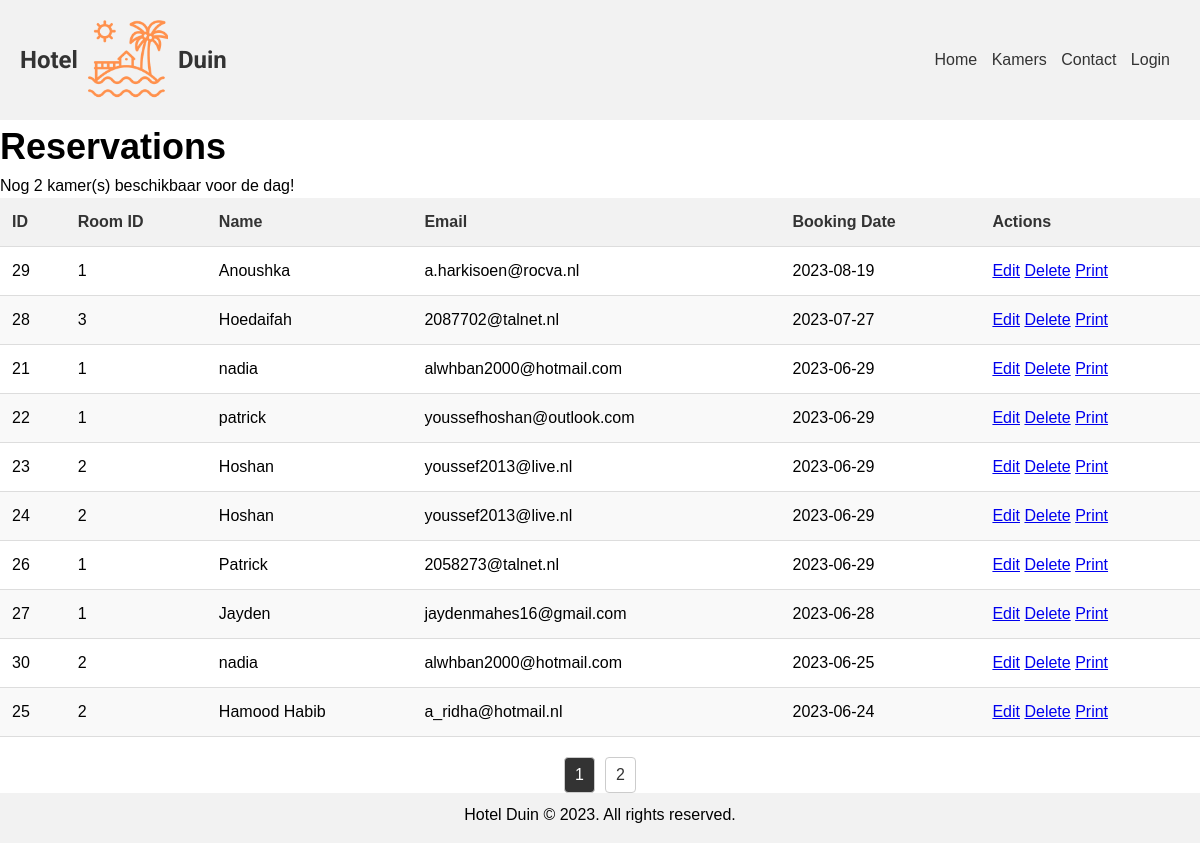
The page /admin_page.php (signed in) on the database its author committed.
### tables this page shows
CREATE TABLE `huur` (
  `id` int(11) NOT NULL,
  `kamer_id` int(11) DEFAULT NULL,
  `naam` varchar(255) DEFAULT NULL,
  `email` varchar(255) DEFAULT NULL,
  `boekingsdatum` date DEFAULT NULL,
  `timestamp` timestamp NOT NULL DEFAULT current_timestamp(),
  `beschikbaarheid` varchar(255) DEFAULT NULL
);

### admin_page.php (the view, shortened to what this page needs)
<?php
include 'resources/db_connect.php';
$records_per_page = 10;
$page = isset($_GET['page']) ? $_GET['page'] : 1;
$start_from = ($page - 1) * $records_per_page;
try {
    $stmt = $conn->prepare("SELECT * FROM terduin.huur ORDER BY boekingsdatum DESC LIMIT :start_from, :records_per_page");
    $stmt->bindValue(':start_from', (int)$start_from, PDO::PARAM_INT);
    $stmt->bindValue(':records_per_page', (int)$records_per_page, PDO::PARAM_INT);
    $stmt->execute();
    $reservations = $stmt->fetchAll(PDO::FETCH_ASSOC);
} catch (PDOException $e) {
    echo "Error executing the query: " . $e->getMessage();
}
try {
    $stmt = $conn->prepare("SELECT COUNT(*) AS total FROM terduin.huur");
    $stmt->execute();
    $row = $stmt->fetch(PDO::FETCH_ASSOC);
    $total_reservations = $row['total'];
} catch (PDOException $e) {
    echo "Error executing the query: " . $e->getMessage();
}
$total_pages = ceil($total_reservations / $records_per_page);
$availableRooms = 2;
if ($availableRooms <= 2) {
    $alarmMessage = '<div class="alarm">Nog ' . $availableRooms . ' kamer(s) beschikbaar voor de dag!</div>';
} else {
    $alarmMessage = '';
}
?>
<!DOCTYPE html>
<html lang="en">
<head>
    <link rel="stylesheet" href="./style.css">
</head>
<body>
    <?php include 'resources/header.php'; ?>
    <div class="admin-container">
        <h2>Reservations</h2>
        <?php echo $alarmMessage; ?>
        <table class="reservations-table">
            <thead>
                <tr>
                    <th>ID</th>
                    <th>Room ID</th>
                    <th>Name</th>
                    <th>Email</th>
                    <th>Booking Date</th>
                    <th>Actions</th>
                </tr>
            </thead>
            <tbody>
                <?php foreach ($reservations as $reservation) { ?>
                    <tr>
                        <td><?php echo $reservation['id']; ?></td>
                        <td><?php echo $reservation['kamer_id']; ?></td>
                        <td><?php echo $reservation['naam']; ?></td>
                        <td><?php echo $reservation['email']; ?></td>
                        <td><?php echo $reservation['boekingsdatum']; ?></td>
                        <td>
                            <a href="edit_reservation.php?id=<?php echo $reservation['id']; ?>">Edit</a>
                            <a href="delete_reservation.php?id=<?php echo $reservation['id']; ?>" onclick="return confirm('Are you sure you want to delete this reservation?')">Delete</a>
                            <a href="print_reservation.php?id=<?php echo $reservation['id']; ?>" target="_blank">Print</a>
                        </td>
                    </tr>
                <?php } ?>
            </tbody>
        </table>
        <div class="pagination">
            <?php for ($i = 1; $i <= $total_pages; $i++) { ?>
                <a href="?page=<?php echo $i; ?>" class="<?php if ($i == $page) echo 'active'; ?>"><?php echo $i; ?></a>
            <?php } ?>
        </div>
    </div>
    <?php include 'resources/footer.php'; ?>
</body>
</html>

### resources/header.php
<header>
  <a class="header-logo-a" href="homepage.php">
    <div class="logo">
      <h1>Hotel</h1>
      <img src="images/logo.png" alt="Hotel Duin Logo">
      <h1>Duin</h1>
    </div>
  </a>
    <nav>
      <ul>
        <li><a href="homepage.php">Home</a></li>
        <li><a href="rooms.php">Kamers</a></li>
        <li><a href="contact.php">Contact</a></li>
        <li><a href="login.php">Login</a></li>
      </ul>
    </nav>
  </header>

### resources/footer.php
<footer>
    <p>Hotel Duin &copy; 2023. All rights reserved.</p>
  </footer>

### style.css (style rules this page uses)
* { margin: 0; padding: 0; box-sizing: border-box; }
body { font-family: Arial, sans-serif; line-height: 1.5; }
header { display: flex; align-items: center; justify-content: space-between; background-color: #f2f2f2; padding: 20px; }
.logo { animation: slide-in 1s ease-out; display: flex; align-items: center; }
.logo img { width: 80px; height: auto; margin-right: 10px; margin-left: 10px; }
.logo h1 { display: flex; align-items: center; font-size: 24px; font-family: 'Roboto', sans-serif; }
nav ul { list-style: none; }
nav ul li { display: inline; margin-right: 10px; }
nav ul li a { text-decoration: none; color: #333; transition: color 0.3s ease; }
footer { position: relative; width: 100%; height: 50px; padding: 10px; background-color: #f2f2f2; text-align: center; }
.header-logo-a { text-decoration: none; color: #333; }
h2 { font-size: 36px; margin: 0; }
p { margin-bottom: 20px; }
ul { list-style: none; padding: 0; margin: 0; }
.reservations-table { width: 100%; border-collapse: collapse; }
.reservations-table th, .reservations-table td { padding: 12px; text-align: left; border-bottom: 1px solid #ddd; }
.reservations-table th { background-color: #f2f2f2; color: #333; }
.reservations-table tr:nth-child(even) { background-color: #f9f9f9; }
.pagination { margin-top: 20px; display: flex; justify-content: center; align-items: center; }
.pagination a { color: #333; text-decoration: none; padding: 5px 10px; margin: 0 5px; border: 1px solid #ccc; border-radius: 4px; transition: background-color 0.3s ease; }
.pagination a.active { background-color: #333; color: #fff; }

### rows shown on the page
huur: id "29", kamer "1", naam "Anoushka", email "a.harkisoen@rocva.nl", boekingsdatum "2023-08-19"
huur: id "28", kamer "3", naam "Hoedaifah", email "2087702@talnet.nl", boekingsdatum "2023-07-27"
huur: id "21", kamer "1", naam "nadia", email "alwhban2000@hotmail.com", boekingsdatum "2023-06-29"
huur: id "22", kamer "1", naam "patrick", email "youssefhoshan@outlook.com", boekingsdatum "2023-06-29"
huur: id "23", kamer "2", naam "Hoshan", email "youssef2013@live.nl", boekingsdatum "2023-06-29"
huur: id "24", kamer "2", naam "Hoshan", email "youssef2013@live.nl", boekingsdatum "2023-06-29"
huur: id "26", kamer "1", naam "Patrick", email "2058273@talnet.nl", boekingsdatum "2023-06-29"
huur: id "27", kamer "1", naam "Jayden", email "jaydenmahes16@gmail.com", boekingsdatum "2023-06-28"
huur: id "30", kamer "2", naam "nadia", email "alwhban2000@hotmail.com", boekingsdatum "2023-06-25"
huur: id "25", kamer "2", naam "Hamood Habib", email "a_ridha@hotmail.nl", boekingsdatum "2023-06-24"

### other values the page prints
$availableRooms "2"
